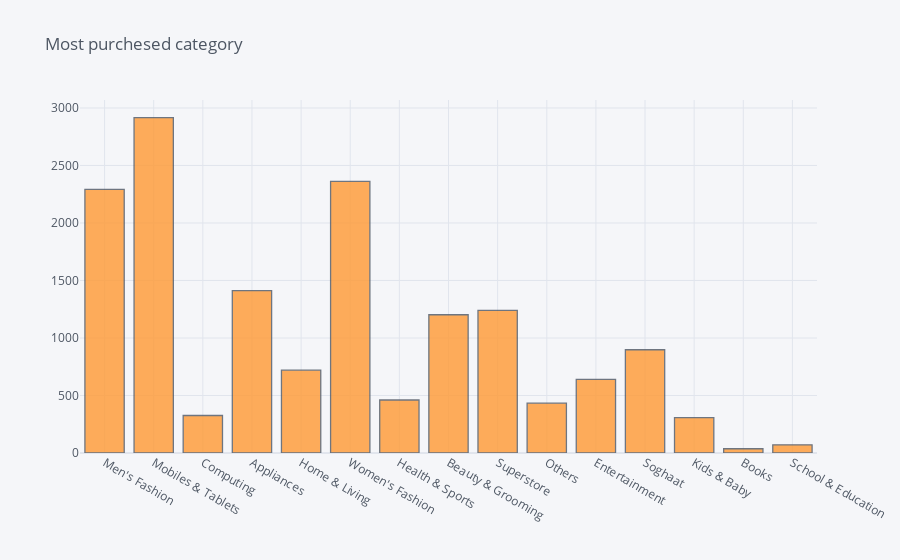

The notebook cell saved with this chart:
### Code cell
sales['category'].iplot(kind='hist',title='Most purchesed category')

### Figure 1 — Plotly figure (JSON) as saved in the notebook; plotly's stock layout.template omitted (floating-point values rounded to 4 significant figures; data arrays with more than 128 entries replaced by an {"elided": "..."} marker saying what was removed)
{"data": [{"histfunc": "count", "histnorm": "", "marker": {"color": "rgba(255, 153, 51, 1.0)", "line": {"color": "#4D5663", "width": 1.3}}, "name": "category", "opacity": 0.8, "orientation": "v", "type": "histogram", "x": {"elided": "15319 str values"}}], "layout": {"barmode": "overlay", "legend": {"bgcolor": "#F5F6F9", "font": {"color": "#4D5663"}}, "paper_bgcolor": "#F5F6F9", "plot_bgcolor": "#F5F6F9", "title": {"font": {"color": "#4D5663"}, "text": "Most purchesed category"}, "xaxis": {"gridcolor": "#E1E5ED", "showgrid": true, "tickfont": {"color": "#4D5663"}, "title": {"font": {"color": "#4D5663"}, "text": ""}, "zerolinecolor": "#E1E5ED"}, "yaxis": {"gridcolor": "#E1E5ED", "showgrid": true, "tickfont": {"color": "#4D5663"}, "title": {"font": {"color": "#4D5663"}, "text": ""}, "zerolinecolor": "#E1E5ED"}}}
